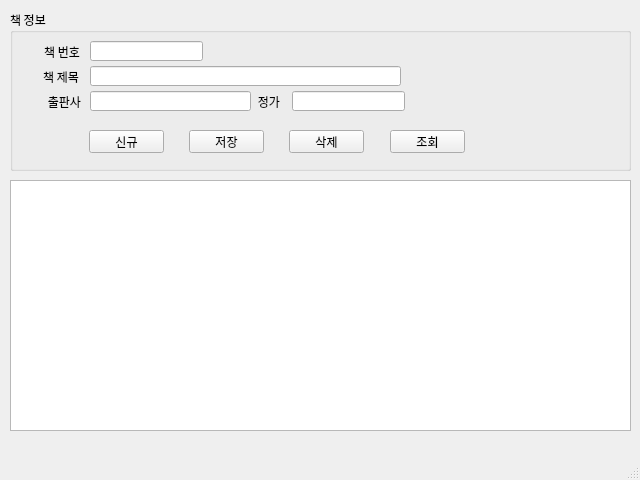
<?xml version="1.0" encoding="UTF-8"?>
<ui version="4.0">
 <class>MainWindow</class>
 <widget class="QMainWindow" name="MainWindow">
  <property name="geometry">
   <rect>
    <x>0</x>
    <y>0</y>
    <width>640</width>
    <height>480</height>
   </rect>
  </property>
  <property name="maximumSize">
   <size>
    <width>640</width>
    <height>480</height>
   </size>
  </property>
  <property name="font">
   <font>
    <family>나눔고딕코딩</family>
   </font>
  </property>
  <property name="windowTitle">
   <string>마당 도서관리 V1.0</string>
  </property>
  <widget class="QWidget" name="centralwidget">
   <widget class="QGroupBox" name="groupBox">
    <property name="geometry">
     <rect>
      <x>10</x>
      <y>10</y>
      <width>621</width>
      <height>161</height>
     </rect>
    </property>
    <property name="title">
     <string>책 정보</string>
    </property>
    <widget class="QLabel" name="label">
     <property name="geometry">
      <rect>
       <x>14</x>
       <y>36</y>
       <width>56</width>
       <height>12</height>
      </rect>
     </property>
     <property name="text">
      <string>책 번호</string>
     </property>
     <property name="alignment">
      <set>Qt::AlignRight|Qt::AlignTrailing|Qt::AlignVCenter</set>
     </property>
    </widget>
    <widget class="QLabel" name="label_2">
     <property name="geometry">
      <rect>
       <x>13</x>
       <y>61</y>
       <width>56</width>
       <height>12</height>
      </rect>
     </property>
     <property name="text">
      <string>책 제목</string>
     </property>
     <property name="alignment">
      <set>Qt::AlignRight|Qt::AlignTrailing|Qt::AlignVCenter</set>
     </property>
    </widget>
    <widget class="QLineEdit" name="txBookid">
     <property name="geometry">
      <rect>
       <x>80</x>
       <y>31</y>
       <width>113</width>
       <height>20</height>
      </rect>
     </property>
    </widget>
    <widget class="QLineEdit" name="txBookName">
     <property name="geometry">
      <rect>
       <x>80</x>
       <y>56</y>
       <width>311</width>
       <height>20</height>
      </rect>
     </property>
    </widget>
    <widget class="QPushButton" name="btnNew">
     <property name="geometry">
      <rect>
       <x>79</x>
       <y>120</y>
       <width>75</width>
       <height>23</height>
      </rect>
     </property>
     <property name="text">
      <string>신규</string>
     </property>
    </widget>
    <widget class="QLineEdit" name="txPrice">
     <property name="geometry">
      <rect>
       <x>282</x>
       <y>81</y>
       <width>113</width>
       <height>20</height>
      </rect>
     </property>
    </widget>
    <widget class="QLabel" name="label_5">
     <property name="geometry">
      <rect>
       <x>214</x>
       <y>86</y>
       <width>56</width>
       <height>12</height>
      </rect>
     </property>
     <property name="text">
      <string>정가</string>
     </property>
     <property name="alignment">
      <set>Qt::AlignRight|Qt::AlignTrailing|Qt::AlignVCenter</set>
     </property>
    </widget>
    <widget class="QLineEdit" name="txPublisher">
     <property name="geometry">
      <rect>
       <x>80</x>
       <y>81</y>
       <width>161</width>
       <height>20</height>
      </rect>
     </property>
    </widget>
    <widget class="QLabel" name="label_6">
     <property name="geometry">
      <rect>
       <x>15</x>
       <y>86</y>
       <width>56</width>
       <height>12</height>
      </rect>
     </property>
     <property name="text">
      <string>출판사</string>
     </property>
     <property name="alignment">
      <set>Qt::AlignRight|Qt::AlignTrailing|Qt::AlignVCenter</set>
     </property>
    </widget>
    <widget class="QPushButton" name="btnSave">
     <property name="geometry">
      <rect>
       <x>179</x>
       <y>120</y>
       <width>75</width>
       <height>23</height>
      </rect>
     </property>
     <property name="text">
      <string>저장</string>
     </property>
    </widget>
    <widget class="QPushButton" name="btnDel">
     <property name="geometry">
      <rect>
       <x>279</x>
       <y>120</y>
       <width>75</width>
       <height>23</height>
      </rect>
     </property>
     <property name="text">
      <string>삭제</string>
     </property>
    </widget>
    <widget class="QPushButton" name="btnReload">
     <property name="geometry">
      <rect>
       <x>380</x>
       <y>120</y>
       <width>75</width>
       <height>23</height>
      </rect>
     </property>
     <property name="text">
      <string>조회</string>
     </property>
    </widget>
   </widget>
   <widget class="QTableWidget" name="tblBooks">
    <property name="geometry">
     <rect>
      <x>10</x>
      <y>180</y>
      <width>621</width>
      <height>251</height>
     </rect>
    </property>
   </widget>
  </widget>
  <widget class="QMenuBar" name="menubar">
   <property name="geometry">
    <rect>
     <x>0</x>
     <y>0</y>
     <width>640</width>
     <height>18</height>
    </rect>
   </property>
  </widget>
  <widget class="QStatusBar" name="statusbar"/>
 </widget>
 <resources/>
 <connections/>
</ui>
